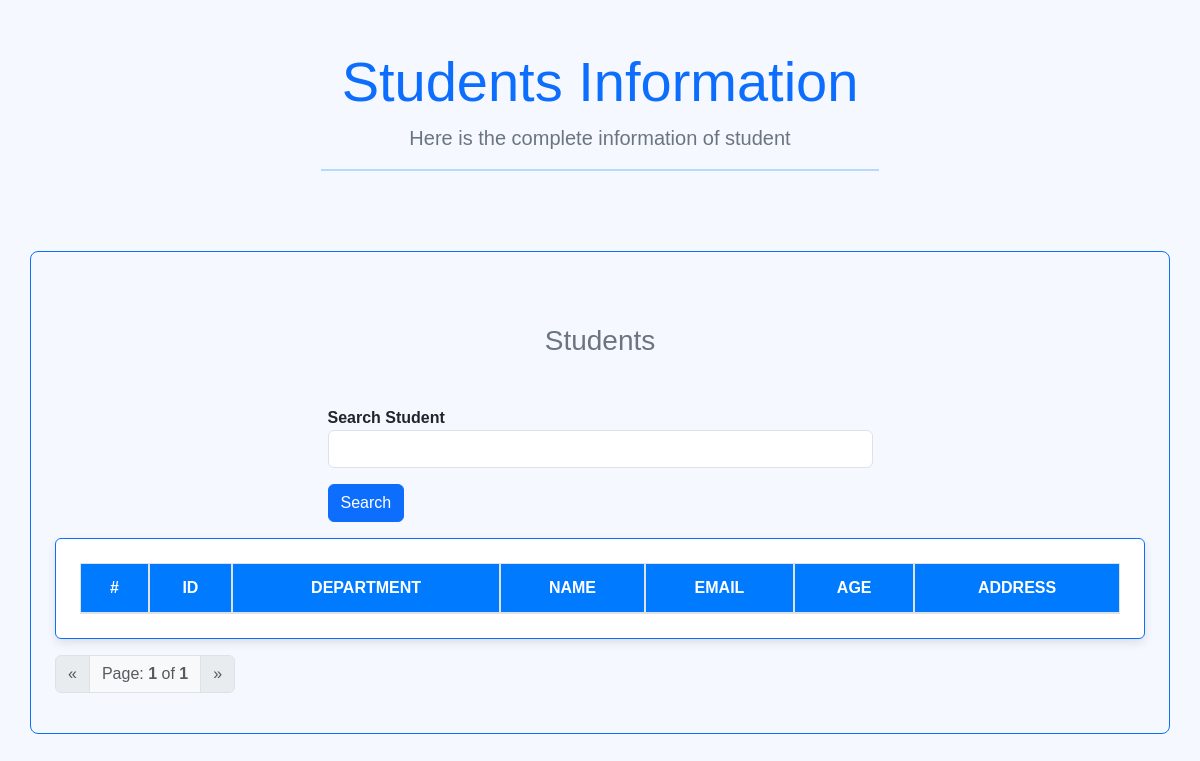
The page /students/ on the database as committed earlier.
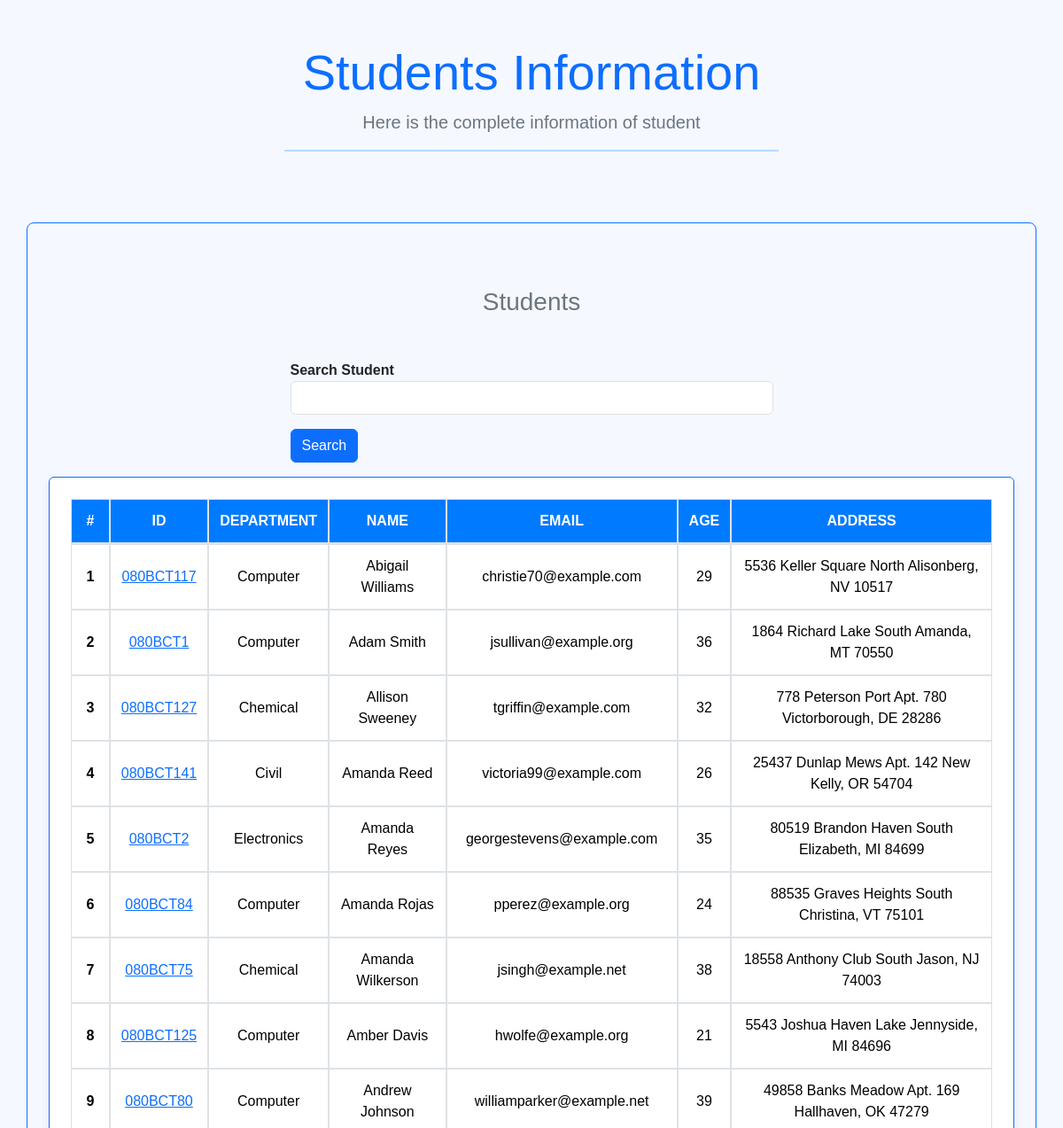
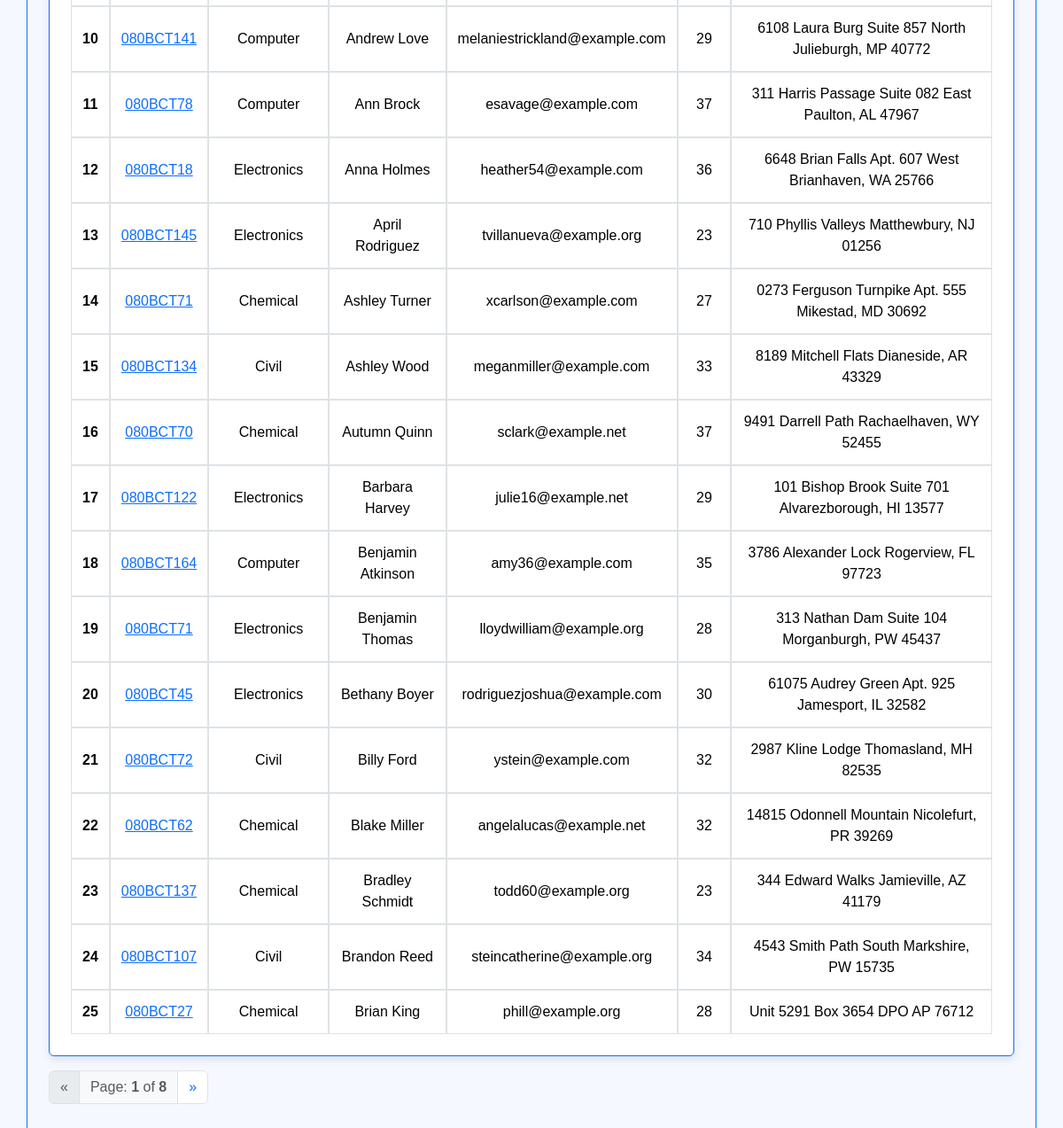
The same page on the database as committed later (2 pictures, top to bottom).
### student/models.py (models this page shows, shortened)
class Student(models.Model):
    department  = models.ForeignKey(Department, related_name="depart", on_delete= models.CASCADE)
    student_id  = models.OneToOneField(StudentID, related_name= "studentid", on_delete= models.CASCADE)
    student_name = models.CharField(max_length= 100)
    student_email = models.EmailField(unique= True)
    student_age = models.IntegerField(default= 18)
    student_address = models.TextField()
    class Meta:
        ordering = ['student_name']
        verbose_name = "student"

class StudentID(models.Model):
    student_id = models.CharField(max_length= 100)
    def __str__(self):
        return self.student_id

class Department (models.Model):
    department = models.CharField(max_length = 100)
    def __str__(self):
        return self.department
    class Meta:
        ordering = ['department']

### student/views.py (the view, shortened to what this page needs)
# urls.py: path("students/", get_student, name="get_students"),
def get_student(request):
    queryset = Student.objects.all()
    search = request.GET.get('search', '')
    paginator = Paginator(queryset, 25)
    page_number = request.GET.get("page", 1)
    page_obj = paginator.get_page(page_number)
    page_list = []
    for num in range(1,page_obj.paginator.num_pages + 1):
        page_list.append(num)
    temp = (int(page_number) - 1) * 25 + 1
    count_list = []
    for num in range(temp, (int(page_number) * 25) + 1 ):
        count_list.append(num)
    zipped_list = zip(queryset,count_list)
    return render(request, 'student.html', {'queryset' : page_obj, 'page_list': page_list, 'search_query' : search, 'zipped_list' : zipped_list, 'page_number': int(page_number)} )

### student/templates/student.html (shortened to what this page needs)
{% extends "base.html" %}
{% block start%}
    <body style="background-color: #f5f9ff; font-family: 'Arial', sans-serif;">
        <div class="container text-center py-5">
            <h1 class="display-4 text-primary">Students Information</h1>
            <p class="lead text-secondary">Here is the complete information of student</p>
            <hr class="w-50 mx-auto" style="border-top: 2px solid #007bff;">
        </div>
        <div class = "container border border-primary rounded-3 p-4 mt-3" style="border-width: 5px;">
        <div class="mt-5">
            <h3 class="text-center text-secondary">Students</h3>
            <div class = "mt-5">
                <div class="mx-auto col-6">
                    <form>
                    <div class="form-group mb-3">
                        <label for="SearchBar" class="fw-bold text-dark">Search Student</label>
                        <input  name="search" type="text" class="form-control">
                    </div>
                    <button type = "submit" class = "btn btn-primary">Search</button>
                </form>
                </div>
            <table class="table striped table-bordered table-hover text-center mt-3 styled-table border border-primary rounded p-4">
                <thead class="bg-primary text-white">
                    <tr>
                        <th>#</th>
                        <th>ID</th>
                        <th>Department</th>
                        <th>Name</th>
                        <th>EMAIL</th>
                        <th>Age</th>
                        <th>Address</th>
                    </tr>
                </thead>
                <tbody>
                    {% for student in queryset %}
                    <tr>
                        <th scope="row">{{ forloop.counter }}</th>
                        <td>
                            <a href = "{% url 'get_marks' student.student_id %}">{{ student.student_id }} </a>
                        </td>
                        <td>{{ student.department}}</td>
                        <td>{{ student.student_name}}</td>
                        <td>{{ student.student_email}}</td>
                        <td>{{ student.student_age}}</td>
                        <td>{{ student.student_address}}</td>
                    </tr>
                    {% endfor %}
                </tbody>
            </table>
            <nav aria-label="Page navigation">
                <ul class="pagination">
                    <li class="page-item {% if not queryset.has_previous %}disabled{% endif %}">
                        {% if queryset.has_previous %}
                            <a class="page-link" href="?{% if request.GET.search %}search={{ request.GET.search }}&{% endif %}page={{ queryset.previous_page_number }}" aria-label="Previous">
                                <span aria-hidden="true">&laquo;</span>
                            </a>
                        {% else %}
                            <span class="page-link" aria-hidden="true">&laquo;</span>
                        {% endif %}
                    </li>
                    <li class="page-item disabled">
                        <span class="page-link bg-light">Page: <strong>{{ page_number }}</strong> of <strong>{{ queryset.paginator.num_pages }}</strong></span>
                    </li>
                    <li class="page-item {% if not queryset.has_next %}disabled{% endif %}">
                        {% if queryset.has_next %}
                            <a class="page-link" href="?{% if request.GET.search %}search={{ request.GET.search }}&{% endif %}page={{ queryset.next_page_number }}" aria-label="Next">
                                <span aria-hidden="true">&raquo;</span>
                            </a>
                        {% else %}
                            <span class="page-link" aria-hidden="true">&raquo;</span>
                        {% endif %}
                    </li>
                </ul>
            </nav>
    </body>
    {% endblock %}

### home/templates/base.html (shortened to what this page needs)
{% load static %}
<!DOCTYPE html>
<html lang="en">
<head>
    <link href="https://cdn.jsdelivr.net/npm/bootstrap@5.3.3/dist/css/bootstrap.min.css" rel="stylesheet">
    <link rel="stylesheet" href="{% static 'css/custom.css' %}">
</head>
{% block start %}
{% endblock%}

### home/templates/custom.css (style rules this page uses)
body { background-image: url('/static/images/background-pattern.svg'); background-size: cover; background-attachment: fixed; }
.table td, .table th { vertical-align: middle; }
.styled-table { border-collapse: separate; border-spacing: 0; width: 100%; border: 1px solid #dee2e6; box-shadow: 0 4px 10px rgba(0, 0, 0, 0.1); overflow: hidden; background-color: #ffffff; }
.styled-table thead th { border-bottom: 2px solid #dee2e6; color: #ffffff; background-color: #007bff; text-transform: uppercase; font-weight: bold; }
.styled-table th, .styled-table td { border: 1px solid #dee2e6; padding: 12px; text-align: center; vertical-align: middle; }
.styled-table tbody tr:nth-of-type(odd) { background-color: #fefefe; }
.styled-table tbody tr:nth-of-type(even) { background-color: #f8f9fa; }

### home/templates/base.html (style rules this page uses)
table { width: 50%; border: 1px solid black; border-collapse: collapse; }
th, td { border: 1px solid black; padding: 8px; text-align: left; }

Rows that differ between the two databases and show on the page:
added Student: student_id "080BCT117", department "Computer", student_name "Abigail Williams", student_email "christie70@example.com", student_age "29", student_address "5536 Keller Square North Alisonberg, NV 10517"
added Student: student_id "080BCT1", department "Computer", student_name "Adam Smith", student_email "jsullivan@example.org", student_age "36", student_address "1864 Richard Lake South Amanda, MT 70550"
added Student: student_id "080BCT127", department "Chemical", student_name "Allison Sweeney", student_email "tgriffin@example.com", student_age "32", student_address "778 Peterson Port Apt. 780 Victorborough, DE 28286"
added Student: student_id "080BCT141", department "Civil", student_name "Amanda Reed", student_email "victoria99@example.com", student_age "26", student_address "25437 Dunlap Mews Apt. 142 New Kelly, OR 54704"
added Student: student_id "080BCT2", department "Electronics", student_name "Amanda Reyes", student_email "georgestevens@example.com", student_age "35", student_address "80519 Brandon Haven South Elizabeth, MI 84699"
added Student: student_id "080BCT84", department "Computer", student_name "Amanda Rojas", student_email "pperez@example.org", student_age "24", student_address "88535 Graves Heights South Christina, VT 75101"
added Student: student_id "080BCT75", department "Chemical", student_name "Amanda Wilkerson", student_email "jsingh@example.net", student_age "38", student_address "18558 Anthony Club South Jason, NJ 74003"
added Student: student_id "080BCT125", department "Computer", student_name "Amber Davis", student_email "hwolfe@example.org", student_age "21", student_address "5543 Joshua Haven Lake Jennyside, MI 84696"
added Student: student_id "080BCT80", department "Computer", student_name "Andrew Johnson", student_email "williamparker@example.net", student_age "39", student_address "49858 Banks Meadow Apt. 169 Hallhaven, OK 47279"
added Student: student_id "080BCT141", department "Computer", student_name "Andrew Love", student_email "melaniestrickland@example.com", student_age "29", student_address "6108 Laura Burg Suite 857 North Julieburgh, MP 40772"
added Student: student_id "080BCT78", department "Computer", student_name "Ann Brock", student_email "esavage@example.com", student_age "37", student_address "311 Harris Passage Suite 082 East Paulton, AL 47967"
added Student: student_id "080BCT18", department "Electronics", student_name "Anna Holmes", student_email "heather54@example.com", student_age "36", student_address "6648 Brian Falls Apt. 607 West Brianhaven, WA 25766"
added Student: student_id "080BCT145", department "Electronics", student_name "April Rodriguez", student_email "tvillanueva@example.org", student_age "23", student_address "710 Phyllis Valleys Matthewbury, NJ 01256"
added Student: student_id "080BCT71", department "Chemical", student_name "Ashley Turner", student_email "xcarlson@example.com", student_age "27", student_address "0273 Ferguson Turnpike Apt. 555 Mikestad, MD 30692"
added Student: student_id "080BCT134", department "Civil", student_name "Ashley Wood", student_email "meganmiller@example.com", student_age "33", student_address "8189 Mitchell Flats Dianeside, AR 43329"
added Student: student_id "080BCT70", department "Chemical", student_name "Autumn Quinn", student_email "sclark@example.net", student_age "37", student_address "9491 Darrell Path Rachaelhaven, WY 52455"
added Student: student_id "080BCT122", department "Electronics", student_name "Barbara Harvey", student_email "julie16@example.net", student_age "29", student_address "101 Bishop Brook Suite 701 Alvarezborough, HI 13577"
added Student: student_id "080BCT164", department "Computer", student_name "Benjamin Atkinson", student_email "amy36@example.com", student_age "35", student_address "3786 Alexander Lock Rogerview, FL 97723"
added Student: student_id "080BCT71", department "Electronics", student_name "Benjamin Thomas", student_email "lloydwilliam@example.org", student_age "28", student_address "313 Nathan Dam Suite 104 Morganburgh, PW 45437"
added Student: student_id "080BCT45", department "Electronics", student_name "Bethany Boyer", student_email "rodriguezjoshua@example.com", student_age "30", student_address "61075 Audrey Green Apt. 925 Jamesport, IL 32582"
added Student: student_id "080BCT72", department "Civil", student_name "Billy Ford", student_email "ystein@example.com", student_age "32", student_address "2987 Kline Lodge Thomasland, MH 82535"
added Student: student_id "080BCT62", department "Chemical", student_name "Blake Miller", student_email "angelalucas@example.net", student_age "32", student_address "14815 Odonnell Mountain Nicolefurt, PR 39269"
added Student: student_id "080BCT137", department "Chemical", student_name "Bradley Schmidt", student_email "todd60@example.org", student_age "23", student_address "344 Edward Walks Jamieville, AZ 41179"
added Student: student_id "080BCT107", department "Civil", student_name "Brandon Reed", student_email "steincatherine@example.org", student_age "34", student_address "4543 Smith Path South Markshire, PW 15735"
added Student: student_id "080BCT27", department "Chemical", student_name "Brian King", student_email "phill@example.org", student_age "28", student_address "Unit 5291 Box 3654 DPO AP 76712"
Other text that changed with them:
{{ queryset.paginator.num_pages }}: "1" → "8"
